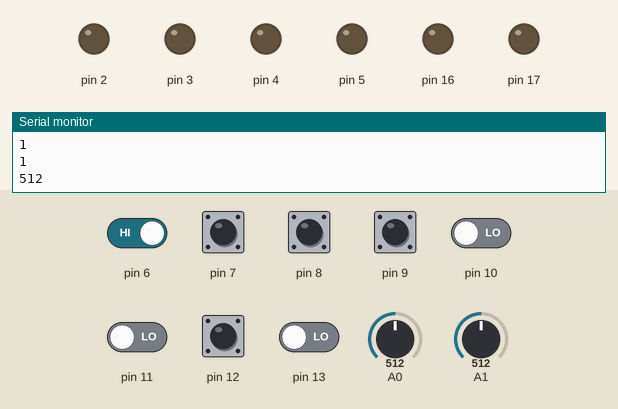
Simulated run of this sketch. Board: Arduino Uno, built with avr-gcc and run on an emulated ATmega328P. Shown: output pins drawn as LEDs (lit = HIGH), the last lines printed to the serial monitor. The inputs (shaded band) are chosen by the test bench; at power-on: pin 6–9, pin 12 HIGH, pin 10, pin 11, pin 13 LOW, A0 = 512, A1 = 512.

Above: at 1.2 s.
1.3 s: A0 set to 260
2.8 s: A0 set to 236
At 3.9 s:
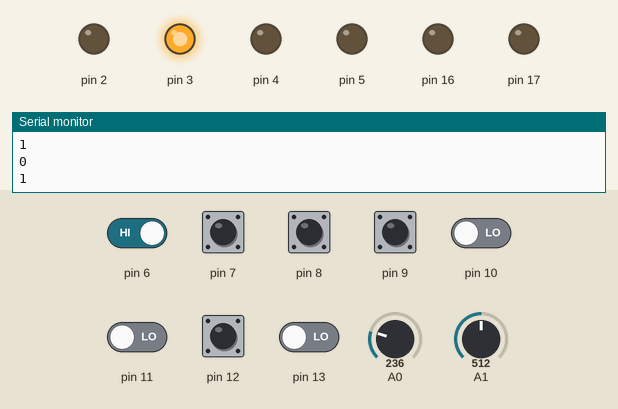
4.3 s: A1 set to 258
5.8 s: A1 set to 232
At 7.0 s:
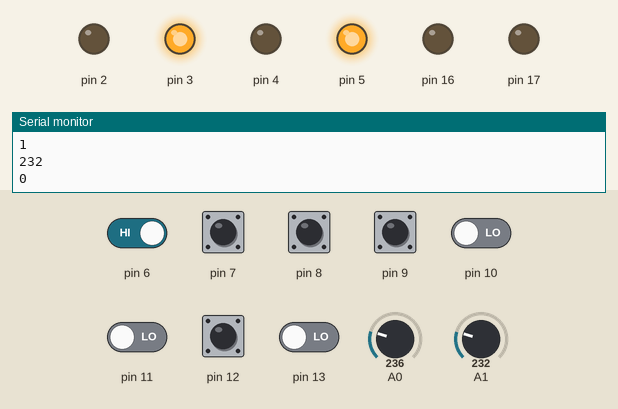
7.3 s: pin 6 driven LOW
At 7.8 s:
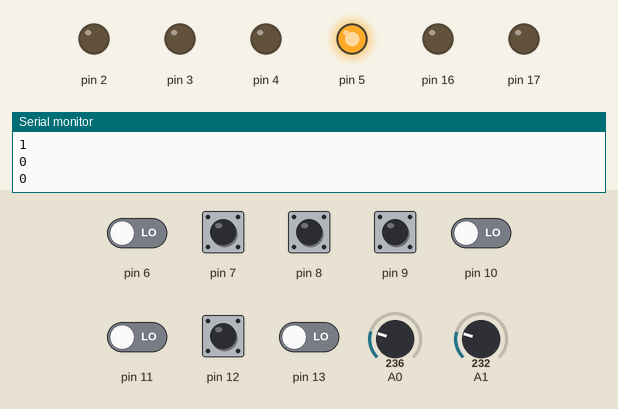
8.8 s: pin 10 driven HIGH
At 9.7 s:
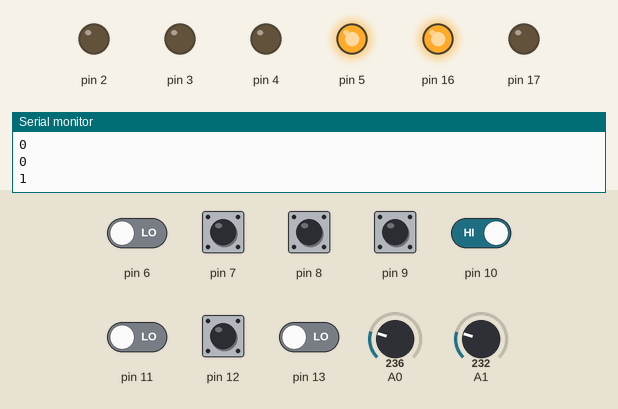
Timing chart, 0 to 11.3 s (numbered marks = the images above; inputs shaded):
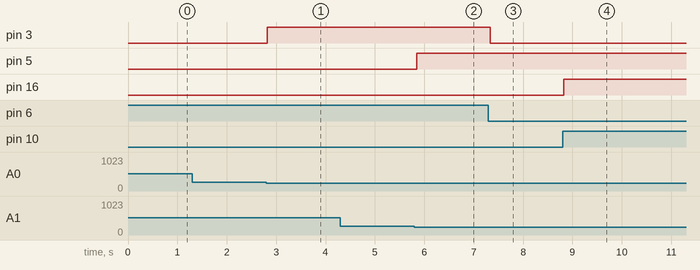

Measured:
- the behaviour switches between 250 and 249 on A0 (found by bisection; images 0 and 1)
- the behaviour switches between 250 and 249 on A1 (found by bisection; images 1 and 2)
- after the input at 2.8 s, pin 3: LOW → HIGH at once
- after the input at 5.8 s, pin 5: LOW → HIGH after 0.05 s
- after the input at 7.3 s, pin 3: HIGH → LOW at once
- after the input at 8.8 s, pin 16: LOW → HIGH at once

The sketch:

sketch_feb01a.ino
```cpp
/*
 * 操縱天車移動
 */
int x = 0;
int b = 0;
int b2 = 0;
int y = 0;
int b3 = 0;
int b4 = 0;
void setup() {
  Serial.begin(9600);
  pinMode(A0,INPUT);
  pinMode(A1,INPUT);
  pinMode(2,OUTPUT);
  pinMode(3,OUTPUT);
  pinMode(6,INPUT);
  pinMode(7,INPUT);
  pinMode(4,OUTPUT);
  pinMode(5,OUTPUT);
  pinMode(8,INPUT);
  pinMode(9,INPUT);
  pinMode(16,OUTPUT); //上&
  pinMode(17,OUTPUT); //下爪
  pinMode(10,INPUT); //下
  pinMode(11,INPUT); //上
  pinMode(12,INPUT); //停
  pinMode(13,INPUT); //二收
}
void loop() {
  x = analogRead(A0);
  b = digitalRead(6);
  b2 = digitalRead(7);
  Serial.println(b);
  Serial.println(b2);
  Serial.println(x);
  y = analogRead(A1);
  b3 = digitalRead(8);
  b4 = digitalRead(9);
  Serial.println(b3);
  Serial.println(b4);
  Serial.println(y);
  if (x > 900) { //(不包括)[900]~1023
    digitalWrite(2, HIGH);
    digitalWrite(3, LOW);
  }
  else if (x < 250) { //0~[250](不包括)
    digitalWrite(2, LOW);
    digitalWrite(3, HIGH);
  }
  else if (x >= 250 and x <= 900) { //250~900
    digitalWrite(2, LOW);
    digitalWrite(3, LOW);
  }

  if (b == false) {
    digitalWrite(2, LOW);
    digitalWrite(3, LOW);
  }
  else if (b2 == false) {
    digitalWrite(2, LOW);
    digitalWrite(3, LOW);
  }
  if (y > 900) { //(不包括)[900]~1023
    digitalWrite(4, HIGH);
    digitalWrite(5, LOW);
  }
  else if (y < 250) { //0~[250](不包括)
    digitalWrite(4, LOW);
    digitalWrite(5, HIGH);
  }
  else if (y >= 250 and y <= 900) { //250~900
    digitalWrite(4, LOW);
    digitalWrite(5, LOW);
  }
  if (b3 == false) {
    digitalWrite(4, LOW);
    digitalWrite(5, LOW);
  }
  else if (b4 == false) {
    digitalWrite(4, LOW);
    digitalWrite(5, LOW);
  }
  Serial.println(digitalRead(10));//下爪
  Serial.println(digitalRead(11));//上爪
  Serial.println(digitalRead(12));//上停
  Serial.println(digitalRead(13));//二收
  if (digitalRead(10) == HIGH) { //下爪
    digitalWrite(16, HIGH);
    digitalWrite(17, LOW);
  }
  else if (digitalRead(11) == HIGH) { //[上爪]
    digitalWrite(16, LOW);
    digitalWrite(17, HIGH);
  }
  else if (digitalRead(12) == LOW) { //上停
    digitalWrite(16, LOW);
    digitalWrite(17, LOW);
  }
  else if (digitalRead(13) == HIGH) { //[二收]
    digitalWrite(16, LOW);
    digitalWrite(17, HIGH);
  }
  delay(50);
}
```
